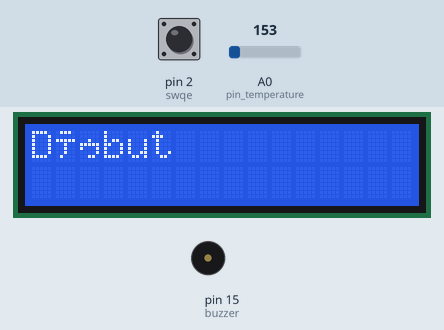
The sketch below on a simulated Arduino Uno, built with avr-gcc and run on an emulated ATmega328P. On the bench: 16×2 character LCD, buzzer (waves = sounding, pin HIGH). The test bench sets the inputs (shaded band); at power-on: pin 2 (swqe) HIGH, A0 (pin_temperature) = 153. The local clock reads 2024-03-15 10:24:30 at power-on unless the sketch sets it; what the sketch prints to the serial monitor is not drawn.

Above: at 0.1 s.
At 1.6 s:
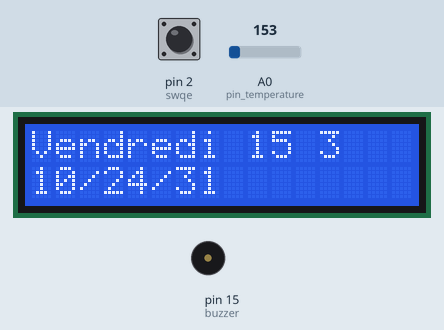
1.7 s: pin 2 (swqe) pulsed LOW 5 times (0.12 s each, 0.3 s apart)
At 3.5 s:
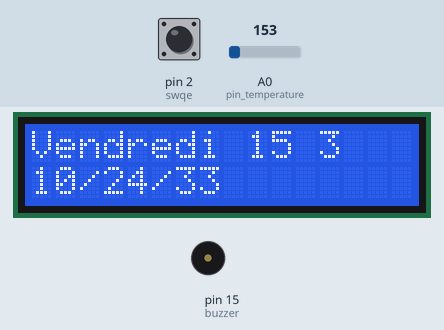
Timing chart, 0 to 5.0 s (numbered marks = the images above; inputs shaded):
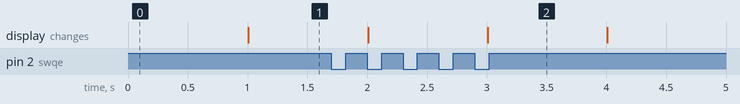

The sketch:

shiftlcd.ino
```cpp
/*
   3-pin Arduino interface for HD44780 LCDs via 74HC595 Shift Register
*/
#include <Wire.h>
#include <ShiftLCD.h>
#include <RTClib.h>

ShiftLCD lcd(3, 6, 5);

const int pin_temperature = A0;
const int buzzer = 15;

const int ctrlEcran = 7;
const int ctrlAlarm = 8;
const int ctrlHorloge = 9;

const int swqe = 2;
volatile unsigned int count = 0;

unsigned long previousMillis = 0;

RTC_DS1307 rtc;
char daysOfTheWeek[7][12] = {"Dimanche", "Lundi", "Mardi", "Mercredi", "Jeudi", "Vendredi", "Samedi"};
bool rtc_ok = true;

/** Mesure la référence interne à 1.1 volts */
unsigned int analogReadReference(void) {
  /* Elimine toutes charges résiduelles */
  ADMUX = 0x4F;
  delayMicroseconds(5);

  /* Sélectionne la référence interne à 1.1 volts comme point de mesure, avec comme limite haute VCC */
  ADMUX = 0x4E;
  delayMicroseconds(200);

  /* Active le convertisseur analogique -> numérique */
  ADCSRA |= (1 << ADEN);

  /* Lance une conversion analogique -> numérique */
  ADCSRA |= (1 << ADSC);

  /* Attend la fin de la conversion */
  while (ADCSRA & (1 << ADSC));

  /* Récupère le résultat de la conversion */
  return ADCL | (ADCH << 8);
}

void clock () {
  count ++;
}

void setup() {
  Serial.begin (9600);

  lcd.begin(16, 2);
  lcd.print("Début");

  if (! rtc.begin ()) {
    Serial.println ("RTC absent");
    rtc_ok = false;
  } else {
    if (! rtc.isrunning()) {
      Serial.println ("Ajustement RTC");
      rtc.adjust(DateTime(F(__DATE__), F(__TIME__)));
    }
  }

  pinMode (buzzer, OUTPUT);
  pinMode (ctrlEcran, INPUT_PULLUP);
  pinMode (ctrlAlarm, INPUT_PULLUP);
  pinMode (ctrlHorloge, INPUT_PULLUP);

  pinMode (swqe, INPUT_PULLUP);
  attachInterrupt (digitalPinToInterrupt (swqe), clock, CHANGE);
  rtc.writeSqwPinMode (0x10);
}

void loop() {
  noInterrupts();
  if (count >= 10) {
    Serial.println ("Compteur = 10");
    count = 0;
  }
  interrupts ();

  unsigned long currentMillis = millis();
  if ((currentMillis - previousMillis) >= 1000) {
    previousMillis = currentMillis;
    analogRead (pin_temperature);
    int sensor_value = analogRead (pin_temperature);
    float voltage = (sensor_value / 1024.0) * 5.0;
    float temperature = (voltage - 0.5) * 100;
    Serial.println (temperature);

    DateTime current = rtc.now ();
    lcd.setCursor (0, 0);
    String msg1 (daysOfTheWeek[current.dayOfTheWeek()]);
    msg1 = msg1 + " " + current.day() + " " + current.month();
    // lcd.print(daysOfTheWeek[current.dayOfTheWeek()]);
    lcd.print (msg1);
    lcd.setCursor(0, 1);
    //  lcd.print(millis() / 1000);
    String msg (current.hour());
    msg = msg + "/" + current.minute() + "/" + current.second();
    lcd.print (msg);
  }
  //  float tension_alim = (1023 * 1.1) / analogReadReference();
  //  Serial.println(tension_alim, 3);

}
```
